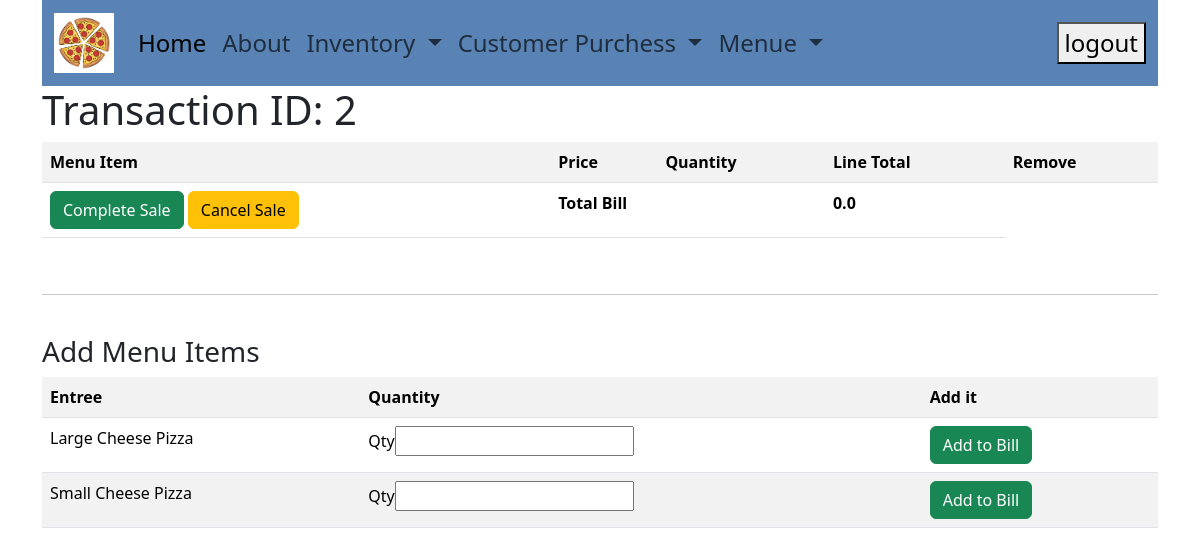
The app's page /pizzaman/sale (signed in), older data.
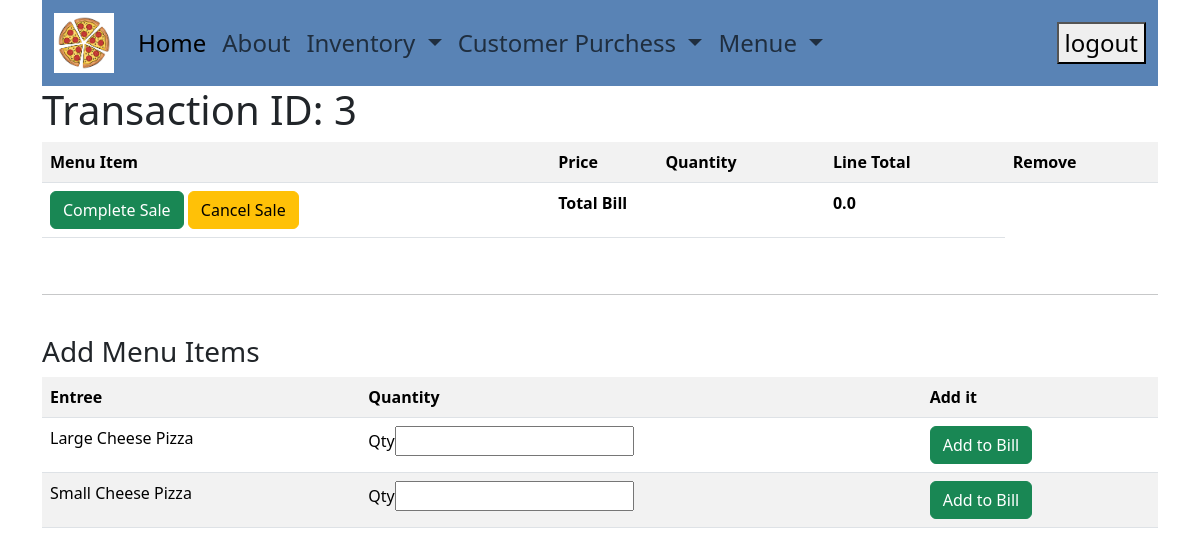
The same page, newer data.
### pizzaman/models.py (models this page shows, shortened)
class Sales(models.Model):
    sale_status= (("open","o"), ("closed","c"), ("canceled","x"), ("didnt pay","r"))
    transaction_id =models.BigAutoField(primary_key=True)
    total_amount= models.FloatField(default = 0)
    created_dt =models.DateTimeField(default= datetime.now, db_index=True)
    status = models.CharField(max_length=20, choices= sale_status, db_index=True, default='o')
    def calculate_sale_total(self):
        tax_rate=.08
        line_items = self.saleslines_set.all()
        total=0
        for itm in line_items:
            total += itm.entree.price * itm.qty
        total = round(total * (1+ tax_rate ),2)
        return total

### pizzaman/views.py (the view)
# urls.py: path("sale", sale_view, name='sale_add'),
@login_required()
def sale_view(request):
    curent_sale = Sales.objects.filter(status='o').first()
    if not curent_sale  :
        curent_sale= Sales()
        curent_sale.save()
    menu=list(MenueItem.objects.all())
    context={'sales':curent_sale, "entrees":list(curent_sale.saleslines_set.all()), 'menu':menu}
    return render(request, template_name="pizzaman/sale.html", context=context)

### pizzaman/templates/pizzaman/sale.html (shortened to what this page needs)
{% extends 'pizzaman/base.html' %}
{% block body %}
<h1>Transaction ID: {{sales.transaction_id}}</h1>
<table class="table table-striped">
<tr>
    <th>Menu Item</th>
    <th>Price</th>
    <th>Quantity</th>
    <th>Line Total</th>
    <th>Remove</th>
</tr>
<tr>
    <td><a href="{% url 'complete_sale' sales.transaction_id %}" class="btn btn-success">Complete Sale</a>
        <a href="{% url 'cancel_sale' sales.transaction_id %}" class="btn btn-warning">Cancel Sale</a></td>
    <th colspan="2">Total Bill</th> <th> {{ sales.calculate_sale_total }}</th>
</tr>
</table>
<br><hr><br>
<h3>Add Menu Items</h3>
<table class="table table-striped" >
    <tr>
        <th>Entree</th>
        <th>Quantity</th>
        <th> Add it</th>
    </tr>
    {% for entre in menu %}
    <tr>
        <form action="{% url 'sale_add_item' %}" method="POST">
        <td> <label>{{ entre.entree }}</label> </td>
        <td> <label>Qty<input type="number" name="qty"></label> </td>
        <td>  <input type="submit" value="Add to Bill" class="btn btn-success"> </td>
        </form>
    </tr>
    {% endfor %}
</table>
{% endblock %}

Row changes from the older to the newer data that the page shows:
no longer on this page (row edited): Sales: transaction_id "2", calculate_sale_total "0.0"
added Sales: transaction_id "3", calculate_sale_total "0.0"
